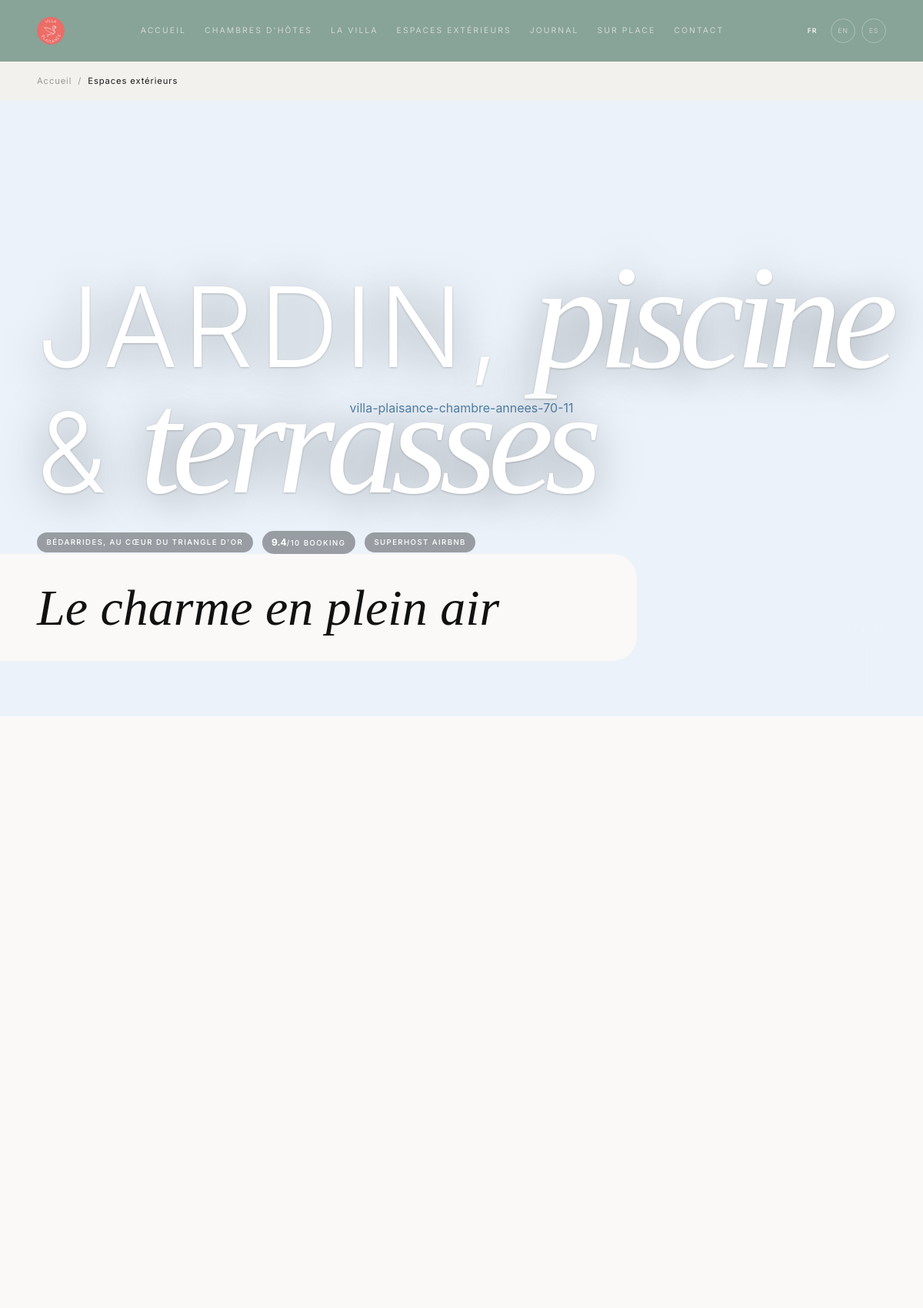
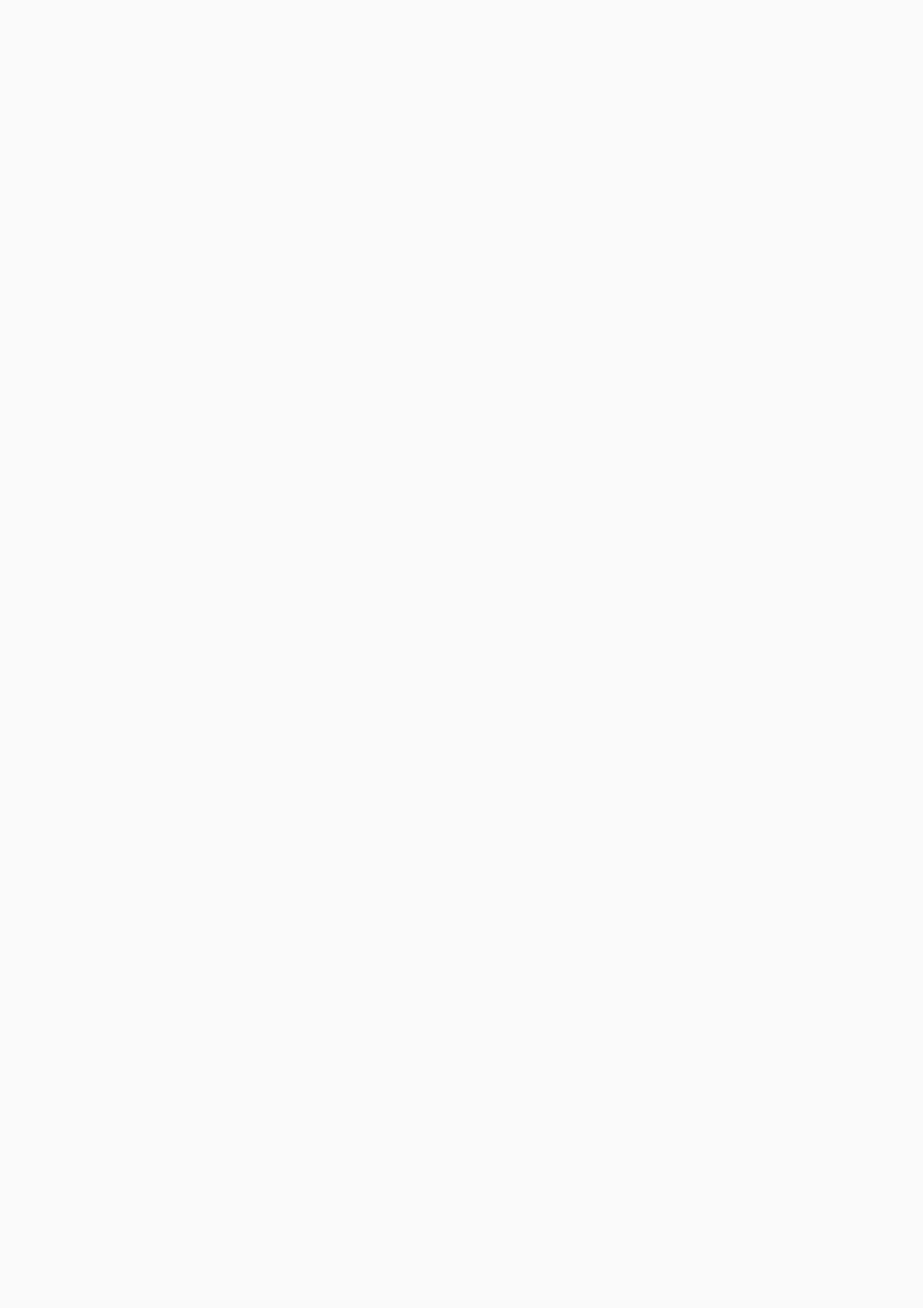
The page /espaces-exterieurs (upper part) on the database its author committed (2 pictures, top to bottom).
### tables this page shows
CREATE TABLE `vp_sections` (
  `id` int(11) NOT NULL AUTO_INCREMENT,
  `page_slug` varchar(100) NOT NULL,
  `lang` varchar(5) NOT NULL DEFAULT 'fr',
  `block_type` varchar(50) NOT NULL,
  `title` varchar(255) DEFAULT NULL,
  `content` longtext DEFAULT NULL CHECK (json_valid(`content`)),
  `position` int(11) DEFAULT 0,
  `active` tinyint(1) DEFAULT 1,
  `created_at` datetime DEFAULT current_timestamp(),
  `updated_at` datetime DEFAULT current_timestamp() ON UPDATE current_timestamp(),
  PRIMARY KEY (`id`),
  KEY `idx_page_lang` (`page_slug`,`lang`)
);

### app/Controllers/BaseController.php (called while the page is built, shortened)
<?php
class BaseController
{
    protected function render(string $view, array $data = [], string $layout = 'front'): void
    {
        extract($data);
        require ROOT . '/app/Views/' . $view . '.php';
        $content = ob_get_clean();
        require ROOT . '/app/Views/layouts/' . $layout . '.php';
    }
}

### app/Controllers/Front/ExterieursController.php (called while the page is built, shortened)
<?php
class ExterieursController extends BaseController
{
    public function index(): void
    {
        $lang = \LangService::get();
        $seo = \SeoService::forPage('espaces-exterieurs', $lang,
            'Espaces extérieurs — Villa Plaisance, Bédarrides',
            'Piscine privée 12×6m, jardin provençal, terrasses ombragées. Les espaces extérieurs de Villa Plaisance à Bédarrides.'
        );
        $this->render('front/exterieurs', compact('seo', 'jsonLd', 'lang'));
    }
}

### public/index.php (called while the page is built, shortened)
<?php
$router = new App\Router();
$router->dispatch();

### app/Services/LangService.php (called while the page is built, shortened)
<?php
class LangService
{
    private static string $currentLang = 'fr';
    private static array $translations = [];
    private static array $slugMap = [];
    public static function init(string $lang = 'fr'): void
    {
        self::$currentLang = $lang;
        $file = ROOT . '/app/Lang/' . $lang . '.php';
        if (file_exists($file)) {
            self::$translations = require $file;
        }
        $slugFile = ROOT . '/app/Lang/slugs.php';
        if (file_exists($slugFile)) {
            self::$slugMap = require $slugFile;
        }
    }
    public static function t(string $key, array $params = []): string
    {
        $text = self::$translations[$key] ?? $key;
        foreach ($params as $k => $v) {
            $text = str_replace(':' . $k, (string)$v, $text);
        }
        return $text;
    }
    public static function url(string $page, ?string $lang = null): string
    {
        $lang = $lang ?? self::$currentLang;
        $slug = self::$slugMap[$lang][$page] ?? $page;
        if ($lang === DEFAULT_LANG) {
            return '/' . ltrim($slug, '/');
        }
        return '/' . $lang . '/' . ltrim($slug, '/');
    }
    public static function getAllLangs(): array
    {
        return SUPPORTED_LANGS;
    }
}
function t(string $key, array $params = []): string
{
    return LangService::t($key, $params);
}

### app/Services/Database.php (called while the page is built, shortened)
<?php
class Database
{
    private static ?PDO $instance = null;
    public static function getInstance(): PDO
    {
        if (self::$instance === null) {
            $host = $_ENV['DB_HOST'] ?? 'localhost';
            $name = $_ENV['DB_NAME'] ?? 'vp_v7';
            $user = $_ENV['DB_USER'] ?? 'root';
            $pass = $_ENV['DB_PASS'] ?? '';
            self::$instance = new PDO(
                "mysql:host={$host};dbname={$name};charset=utf8mb4",
                $user,
                $pass,
                [
                    PDO::ATTR_ERRMODE => PDO::ERRMODE_EXCEPTION,
                    PDO::ATTR_DEFAULT_FETCH_MODE => PDO::FETCH_ASSOC,
                    PDO::ATTR_EMULATE_PREPARES => false,
                ]
            );
        }
        return self::$instance;
    }
    public static function query(string $sql, array $params = []): \PDOStatement
    {
        $stmt = self::getInstance()->prepare($sql);
        $stmt->execute($params);
        return $stmt;
    }
    public static function fetchAll(string $sql, array $params = []): array
    {
        return self::query($sql, $params)->fetchAll();
    }
    public static function fetchOne(string $sql, array $params = []): ?array
    {
        $result = self::query($sql, $params)->fetch();
        return $result ?: null;
    }
}

### app/Services/BlockService.php (called while the page is built, shortened)
<?php
class BlockService
{
    public static function getSections(string $pageSlug, string $lang = 'fr'): array
    {
        try {
            return Database::fetchAll(
                "SELECT * FROM vp_sections WHERE page_slug = ? AND lang = ? AND active = 1 ORDER BY position ASC",
                [$pageSlug, $lang]
            );
        } catch (\Throwable $e) {
            return [];
        }
    }
    public static function renderBlock(array $section): string
    {
        $type = $section['block_type'];
        $data = json_decode($section['content'] ?? '{}', true) ?: [];
        $data['section'] = $section;
        $template = ROOT . '/app/Views/blocks/' . $type . '.php';
        extract($data);
        require $template;
        return ob_get_clean();
    }
}

### app/Services/SeoService.php (called while the page is built, shortened)
<?php
class SeoService
{
    public static function forPage(string $slug, string $lang, string $fallbackTitle = '', string $fallbackDesc = ''): array
    {
        $seo = null;
        try {
            $seo = Database::fetchOne(
                "SELECT * FROM vp_pages WHERE slug = ? AND lang = ?",
                [$slug, $lang]
            );
        } catch (\Throwable $e) {
        }
        $title = $seo['meta_title'] ?? $fallbackTitle;
        $description = $seo['meta_desc'] ?? $fallbackDesc;
        $canonical = self::canonical($slug, $lang);
        return [
            'title' => $title,
            'description' => $description,
            'canonical' => $canonical,
            'og' => [
                'title' => $seo['og_title'] ?? $title,
                'description' => $seo['og_desc'] ?? $description,
                'image' => $seo['og_image'] ?? APP_URL . '/assets/img/og-default.webp',
                'url' => $canonical,
                'type' => 'website',
                'locale' => self::locale($lang),
            ],
            'hreflang' => self::hreflang($slug),
            'jsonld' => $seo['jsonld'] ?? null,
        ];
    }
    public static function canonical(string $slug, string $lang): string
    {
        $base = APP_ENV === 'production' ? 'https://villaplaisance.fr' : APP_URL;
        return $base . LangService::url($slug, $lang);
    }
    public static function hreflang(string $page): array
    {
        $links = [];
        $base = APP_ENV === 'production' ? 'https://villaplaisance.fr' : APP_URL;
        foreach (SUPPORTED_LANGS as $lang) {
            $url = $base . LangService::url($page, $lang);
            $links[] = ['lang' => $lang, 'url' => $url];
        }
        $links[] = ['lang' => 'x-default', 'url' => $base . LangService::url($page, 'fr')];
        return $links;
    }
    public static function locale(string $lang): string
    {
        return match ($lang) {
            'fr' => 'fr_FR',
            'en' => 'en_GB',
            'es' => 'es_ES',
            'de' => 'de_DE',
            default => 'fr_FR',
        };
    }
}

### app/Views/layouts/front.php (the view, shortened to what this page needs)
<!DOCTYPE html>
<html lang="<?= htmlspecialchars($lang) ?>">
<head>
    <link rel="stylesheet" href="/assets/css/style.css">
</head>
<body>
    <?php
    $spriteFile = ROOT . '/public/assets/img/icons.svg';
    if (file_exists($spriteFile)) {
        readfile($spriteFile);
    }
    ?>
    <header class="site-header" role="banner">
        <div class="container header-inner">
            <a href="<?= LangService::url('accueil') ?>" class="logo" aria-label="Villa Plaisance — Accueil">
                <img src="/assets/img/logo.svg" alt="Villa Plaisance" class="logo-img" width="44" height="44">
            </a>
            <nav class="main-nav" role="navigation" aria-label="Navigation principale">
                <ul id="nav-menu" class="nav-list">
                    <li><a href="<?= LangService::url('/') ?>"><?= t('nav.home') ?></a></li>
                    <li><a href="<?= LangService::url('chambres-d-hotes') ?>"><?= t('nav.chambres') ?></a></li>
                    <li><a href="<?= LangService::url('location-villa-provence') ?>"><?= t('nav.villa') ?></a></li>
                    <li><a href="<?= LangService::url('espaces-exterieurs') ?>"><?= t('nav.exterieurs') ?></a></li>
                    <li><a href="<?= LangService::url('journal') ?>"><?= t('nav.journal') ?></a></li>
                    <li><a href="<?= LangService::url('sur-place') ?>"><?= t('nav.surplace') ?></a></li>
                    <li><a href="<?= LangService::url('contact') ?>"><?= t('nav.contact') ?></a></li>
                </ul>
            </nav>
            <div class="lang-switcher" aria-label="Changer de langue">
                <?php
                foreach (LangService::getAllLangs() as $l):
                    $active = ($l === $lang) ? ' class="active" aria-current="true"' : '';
                ?>
                <a href="<?= $l === 'fr' ? '/' : '/' . $l . '/' ?>"<?= $active ?>><?= strtoupper($l) ?></a>
                <?php endforeach; ?>
            </div>
        </div>
    </header>
    <main id="main-content">
        <?= $content ?>
    </main>
</body>
</html>

### app/Views/front/exterieurs.php
<nav class="breadcrumb" aria-label="Fil d'Ariane">
    <div class="container">
        <ol>
            <li><a href="<?= LangService::url('accueil') ?>"><?= t('nav.home') ?></a></li>
            <li aria-current="page"><?= t('nav.exterieurs') ?></li>
        </ol>
    </div>
</nav>
<?php
$sections = BlockService::getSections('espaces-exterieurs', $lang);
foreach ($sections as $section) {
    echo BlockService::renderBlock($section);
}

### app/Views/blocks/hero.php (shortened to what this page needs)
<?php
$title = $title ?? t('site.name');
$subtitle = $subtitle ?? '';
$cta_text = $cta_text ?? '';
$image = $image ?? 'hero.webp';
$image_alt = $image_alt ?? 'Villa Plaisance';
$compact = $compact ?? false;
$heroImages = is_array($image) ? $image : [$image];
$heroImages = array_filter($heroImages);
?>
<?php if ($compact): ?>
<section class="hero hero-page hero-compact">
    <div class="container">
        <h1><?= htmlspecialchars($title) ?></h1>
        <?php if ($subtitle): ?>
        <p class="hero-subtitle"><?= htmlspecialchars($subtitle) ?></p>
        <?php endif; ?>
    </div>
</section>
<?php else: ?>
<section class="hero <?= empty($cta_text) ? 'hero-page' : '' ?>">
    <div class="hero-image">
        <?php if (count($heroImages) > 1): ?>
        <div class="hero-slideshow" aria-label="Photos">
            <?php foreach ($heroImages as $i => $img): ?>
            <div class="hero-slide<?= $i === 0 ? ' active' : '' ?>">
            </div>
            <?php endforeach; ?>
        </div>
        <?php else: ?>
        <?= ImageService::img($heroImages[0], htmlspecialchars($image_alt), 1920, 1080, false, 'hero-img') ?>
        <?php endif; ?>
    </div>
    <div class="hero-content">
        <?php
            $fullTitle = htmlspecialchars($title);
            $splitPos = mb_strpos($fullTitle, '—');
            $bigPart = $splitPos !== false ? trim(mb_substr($fullTitle, 0, $splitPos)) : $fullTitle;
            $smallPart = $splitPos !== false ? trim(mb_substr($fullTitle, $splitPos + 1)) : '';
        ?>
        <div class="hero-title-wrap">
            <h1 class="hero-title"><?php
                $bigWords = explode(' ', $bigPart);
                foreach ($bigWords as $i => $w) {
                    $cls = $i % 2 === 0 ? 'word word-sans' : 'word word-serif';
                    echo '<span class="' . $cls . '">' . $w . '</span> ';
                }
            ?></h1>
        </div>
        <div class="hero-badges">
            <span class="hero-badge">Bédarrides, au c&oelig;ur du Triangle d'Or</span>
            <span class="hero-badge"><strong>9.4</strong>/10 Booking</span>
            <span class="hero-badge">Superhost Airbnb</span>
        </div>
        <?php if ($smallPart): ?>
        <div class="hero-title-sub"><?= $smallPart ?></div>
        <?php endif; ?>
    </div>
    <div class="hero-scroll" aria-hidden="true">
        <span>Scroll</span>
    </div>
</section>
<?php endif; ?>

### rows shown on the page
vp_sections: w "JARDIN,", w "piscine", w "&", w "terrasses"

### other values the page prints
t('nav.home') "ACCUEIL"
t('nav.chambres') "CHAMBRES D'HÔTES"
t('nav.villa') "LA VILLA"
t('nav.exterieurs') "ESPACES EXTÉRIEURS"
t('nav.journal') "JOURNAL"
t('nav.surplace') "SUR PLACE"
t('nav.contact') "CONTACT"
$l "FR"
$l "EN"
$l "ES"
t('nav.home') "Accueil"
t('nav.exterieurs') "Espaces extérieurs"
